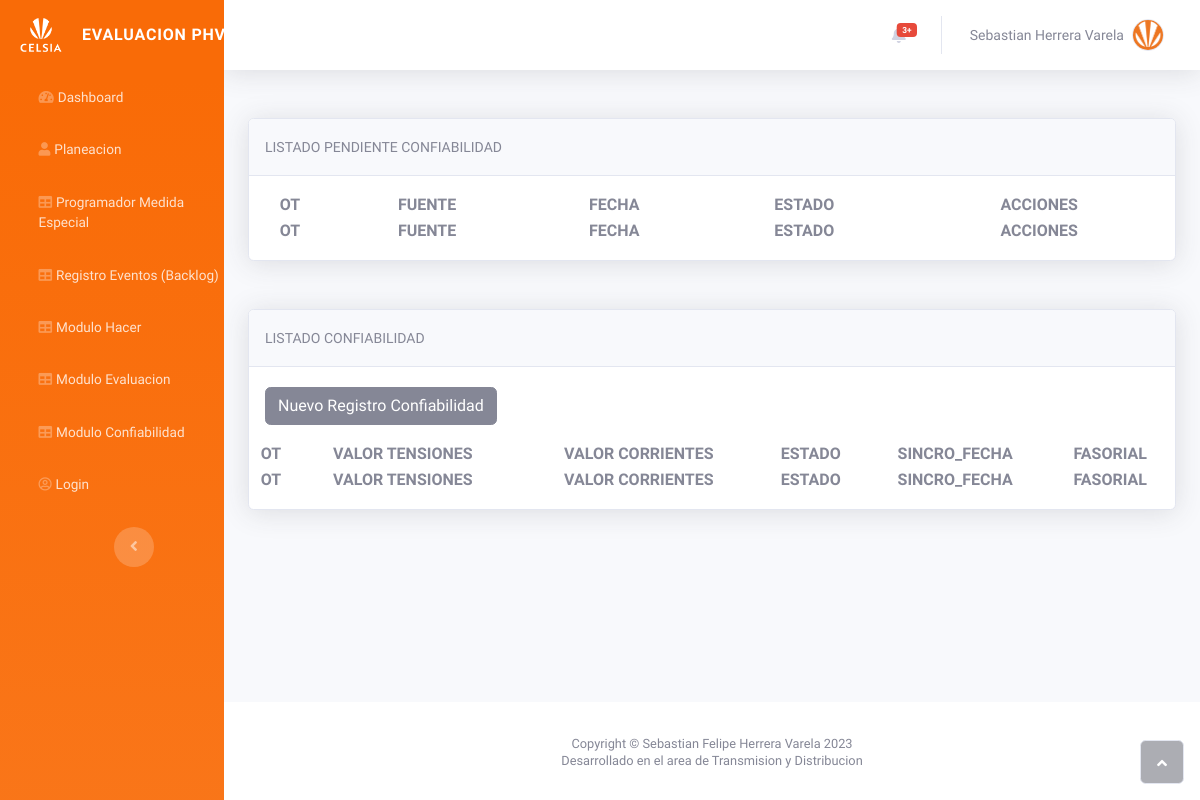
Page /listconfiabilidad/ (signed in) on the earlier database version.
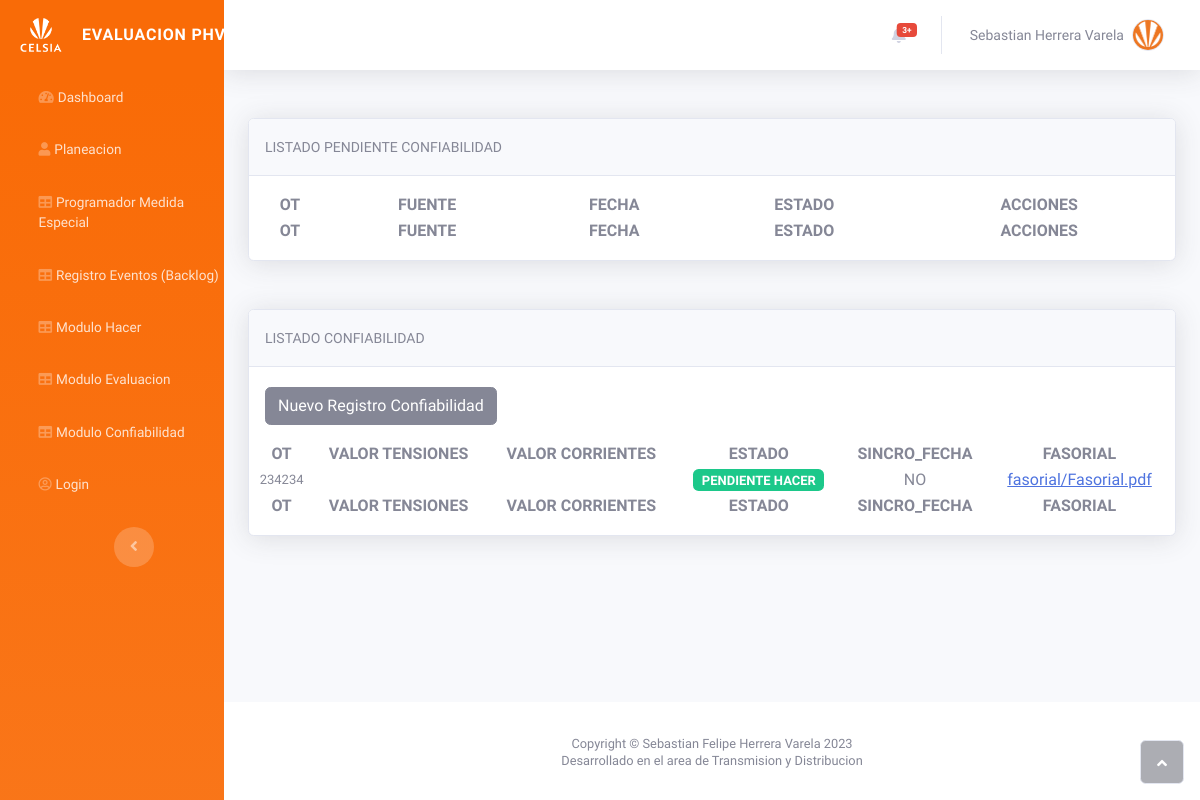
Same page on the later database version.
### planeacion/models.py (models this page shows, shortened)
class Confiabilidad(models.Model):
    CONEXIONADO = [
        ("SEMI", "SEMI"),
        ("DIRECTA", "DIRECTA"),
        ("INDIRECTA", "INDIRECTA"),
        ("GENERACION", "GENERACION")
    ]
    orden_trabajo = models.ForeignKey(Planeacion,  on_delete=models.CASCADE)
    valor_tensiones_a = models.DecimalField(("Valor Tensiones a"), max_digits=5, decimal_places=2)
    valor_tensiones_b = models.DecimalField(("Valor Tensiones b"), max_digits=5, decimal_places=2)
    valor_tensiones_c = models.DecimalField(("Valor Tensiones c"), max_digits=5, decimal_places=2)
    promedio_tensiones = models.DecimalField(("Promedio Tensiones"), max_digits=5, decimal_places=2)
    valor_corrientes_a = models.DecimalField(("Valor Corrientes a"), max_digits=5, decimal_places=2)
    valor_corrientes_b = models.DecimalField(("Valor Corrientes b"), max_digits=5, decimal_places=2)
    valor_corrientes_c = models.DecimalField(("Valor Corrientes c"), max_digits=5, decimal_places=2)
    promedio_corrientes = models.DecimalField(("Promedio Corrientes"), max_digits=5, decimal_places=2)
    angulos_corriente_ia = models.DecimalField(("Angulos Corrientes IA"), max_digits=5, decimal_places=2)
    angulos_corriente_ib = models.DecimalField(("Angulos Corrientes IB"), max_digits=5, decimal_places=2)
    angulos_corriente_ic = models.DecimalField(("Angulos Corrientes IC"), max_digits=5, decimal_places=2)
    sincro_fecha = models.CharField(("Sincronizacion Fecha y Hora"), max_length=25)
    validacion_canales = models.CharField(("Validacion Canales"), max_length=25)
    cargue_fasorial = models.FileField(("Fasorial"), upload_to="fasorial")
    conexionado = models.CharField(("Conexionado"), max_length=15, choices=CONEXIONADO)
    class Meta:
        verbose_name = 'Confiabilidad'
        verbose_name_plural = 'Modulo Confiabilidad'

class Planeacion(models.Model):
    orden_trabajo = models.CharField(max_length=20, primary_key=True)
    fuente = models.CharField(max_length=20)
    contrata = models.CharField(max_length=20)
    fecha_programacion = models.DateField()
    estado = models.CharField(max_length=40)
    class Meta:
        verbose_name = 'Planeacion'
        verbose_name_plural = 'Modulo Planeacion'
    def __str__(self):
        return str(self.orden_trabajo)

### planeacion/views.py (the view)
# urls.py: path("listconfiabilidad/", views.list_confiabilidad, name="listconfiabilidad"),
@login_required
def list_confiabilidad(request):
    data_confiabilidad = Confiabilidad.objects.all()
    data_pendiente_confiabilidad = Planeacion.objects.filter(estado="PENDIENTE CONFIABILIDAD")
    return render(request, "confiabilidad/listar_confiabilidad.html", {"data": data_confiabilidad, "pendientes_planeacion": data_pendiente_confiabilidad})

### planeacion/templates/confiabilidad/listar_confiabilidad.html (shortened to what this page needs)
{% extends 'base.html' %}
{% block content %}
{% load static %}
<div class="container-fluid mt-5">
    <div class="card shadow mt-3">
      <div class="card-header py-3">
        <small class="text-uppercase">Listado Pendiente Confiabilidad</small>
      </div>
      <div class="card-body">
        <div class="row">
          <table id="sebastian" class="display responsive nowrap" style="width: 100%">
            <thead>
              <tr>
                <th class="text-uppercase text-center">OT</th>
                <th class="text-uppercase text-center">Fuente</th>
                <th class="text-uppercase text-center">Fecha</th>
                <th class="text-uppercase text-center">Estado</th>
                <th class="text-uppercase text-center">Acciones</th>
              </tr>
            </thead>
            <tfoot>
              <tr>
                <th class="text-uppercase text-center">OT</th>
                <th class="text-uppercase text-center">Fuente</th>
                <th class="text-uppercase text-center">Fecha</th>
                <th class="text-uppercase text-center">Estado</th>
                <th class="text-uppercase text-center">Acciones</th>
              </tr>
            </tfoot>
          </table>
        </div>
      </div>
    </div>
  </div>
<div class="container-fluid mt-5">
    <div class="card shadow mt-3">
      <div class="card-header py-3">
        <small class="text-uppercase">Listado Confiabilidad</small>
      </div>
      <div class="card-body">
        <div class="input-group mt-1 mb-3">
          <a class="btn btn-secondary" href="{% url "planeacion:regconfiabilidad" %}">Nuevo Registro Confiabilidad</a>
        </div>
        <div class="row">
          <table id="evaluacion" class="display responsive nowrap" style="width: 100%">
            <thead>
              <tr>
                <th class="text-uppercase text-center">OT</th>
                <th class="text-uppercase text-center">Valor tensiones</th>
                <th class="text-uppercase text-center">Valor Corrientes</th>
                <th class="text-uppercase text-center">Estado</th>
                <th class="text-uppercase text-center">sincro_fecha</th>
                <th class="text-uppercase text-center">Fasorial</th>
              </tr>
            </thead>
            <tbody>
              {% for plan in data %}
                <tr>
                  <td class="text-capitalcase text-center">{{ plan.orden_trabajo }}</td>
                  <td class="text-capitalcase text-center">{{ plan.valor_tensiones }}</td>
                  <td class="text-capialcase text-center">{{ plan.valor_corrientes }}</td>
                  {% if plan.orden_trabajo.estado == "PENDIENTE HACER" %}
                  <td class="text-capitalcase text-center">
                    <span class="text-capitalcase badge bg-success text-center">{{ plan.orden_trabajo.estado }}</span>
                  </td>
                  {% else %}
                  <td class="text-capitalcase text-center">
                    <span class="text-capitalcase badge bg-gradient-danger text-center">{{ plan.orden_trabajo.estado }}</span>
                  </td>
                  {% endif %}
                  <td class="text-capialcase text-center">{{ plan.sincro_fecha }}</td>
                  <td class="text-capialcase text-center"><a href="{{ plan.cargue_fasorial.url }}">{{ plan.cargue_fasorial.name }}</a>
                </td>
                </tr>
              {% endfor %}
            </tbody>
            <tfoot>
              <tr>
                <th class="text-uppercase text-center">OT</th>
                <th class="text-uppercase text-center">Valor tensiones</th>
                <th class="text-uppercase text-center">Valor Corrientes</th>
                <th class="text-uppercase text-center">Estado</th>
                <th class="text-uppercase text-center">sincro_fecha</th>
                <th class="text-uppercase text-center">Fasorial</th>
              </tr>
            </tfoot>
          </table>
        </div>
      </div>
    </div>
  </div>
{% endblock content %}

Differences in the rows shown:
added Confiabilidad: orden_trabajo "234234", orden_trabajo.estado "PENDIENTE HACER", sincro_fecha "NO", cargue_fasorial.name "fasorial/Fasorial.pdf"
